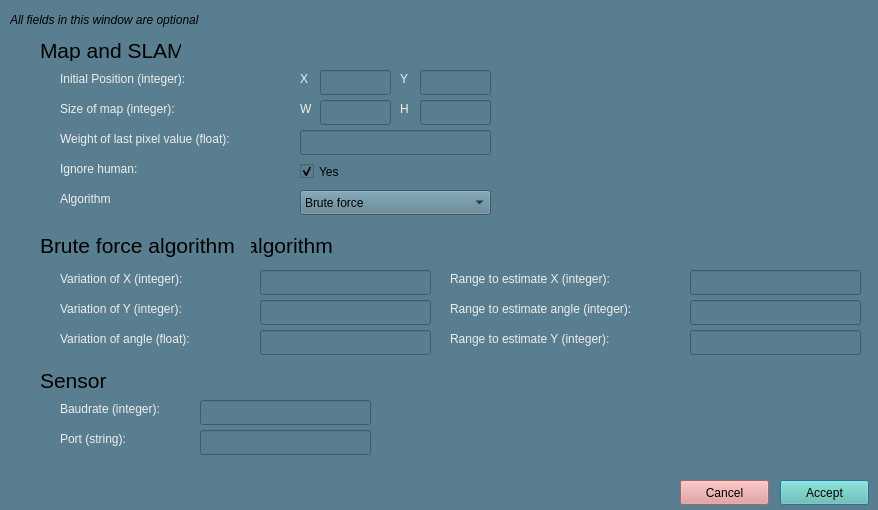
<?xml version="1.0" encoding="UTF-8"?>
<ui version="4.0">
 <class>parameters</class>
 <widget class="QWidget" name="parameters">
  <property name="enabled">
   <bool>true</bool>
  </property>
  <property name="geometry">
   <rect>
    <x>0</x>
    <y>0</y>
    <width>878</width>
    <height>510</height>
   </rect>
  </property>
  <property name="minimumSize">
   <size>
    <width>0</width>
    <height>0</height>
   </size>
  </property>
  <property name="maximumSize">
   <size>
    <width>10000</width>
    <height>10000</height>
   </size>
  </property>
  <property name="focusPolicy">
   <enum>Qt::NoFocus</enum>
  </property>
  <property name="windowTitle">
   <string>Set parameters</string>
  </property>
  <property name="windowIcon">
   <iconset>
    <normaloff>../media/interfaz/opciones.png</normaloff>../media/interfaz/opciones.png</iconset>
  </property>
  <property name="styleSheet">
   <string notr="true">background-color: rgb(89, 126, 143);
</string>
  </property>
  <widget class="QLabel" name="label">
   <property name="geometry">
    <rect>
     <x>60</x>
     <y>70</y>
     <width>171</width>
     <height>17</height>
    </rect>
   </property>
   <property name="toolTip">
    <string>&lt;html&gt;&lt;head/&gt;&lt;body&gt;&lt;p&gt;&lt;span style=&quot; font-weight:600;&quot;&gt;Initial position of the system, recommended value: middle of map. Default: (400,400)&lt;/span&gt;&lt;/p&gt;&lt;/body&gt;&lt;/html&gt;</string>
   </property>
   <property name="styleSheet">
    <string notr="true">color: rgb(238, 238, 236);</string>
   </property>
   <property name="text">
    <string>Initial Position (integer):</string>
   </property>
  </widget>
  <widget class="QLabel" name="label_2">
   <property name="geometry">
    <rect>
     <x>60</x>
     <y>100</y>
     <width>151</width>
     <height>17</height>
    </rect>
   </property>
   <property name="toolTip">
    <string>&lt;html&gt;&lt;head/&gt;&lt;body&gt;&lt;p&gt;&lt;span style=&quot; font-weight:600;&quot;&gt;Size of map in cm. Default: 800x800.&lt;/span&gt;&lt;/p&gt;&lt;/body&gt;&lt;/html&gt;</string>
   </property>
   <property name="styleSheet">
    <string notr="true">color: rgb(238, 238, 236);</string>
   </property>
   <property name="text">
    <string>Size of map (integer):</string>
   </property>
  </widget>
  <widget class="QLabel" name="x_lev">
   <property name="geometry">
    <rect>
     <x>60</x>
     <y>270</y>
     <width>171</width>
     <height>17</height>
    </rect>
   </property>
   <property name="toolTip">
    <string>&lt;html&gt;&lt;head/&gt;&lt;body&gt;&lt;p&gt;&lt;span style=&quot; font-weight:600;&quot;&gt;Variation of X between to tests to optimize position in SLAM. Recommended values: 1 to 3.&lt;/span&gt;&lt;/p&gt;&lt;/body&gt;&lt;/html&gt;</string>
   </property>
   <property name="styleSheet">
    <string notr="true">color: rgb(238, 238, 236);</string>
   </property>
   <property name="text">
    <string>Variation of X (integer):</string>
   </property>
  </widget>
  <widget class="QLabel" name="a_lev">
   <property name="geometry">
    <rect>
     <x>60</x>
     <y>330</y>
     <width>181</width>
     <height>17</height>
    </rect>
   </property>
   <property name="toolTip">
    <string>&lt;html&gt;&lt;head/&gt;&lt;body&gt;&lt;p&gt;&lt;span style=&quot; font-weight:600;&quot;&gt;Variation of Angle(theta) between to test to optimize position in SLAM. Recommended values: 0.4 to 3.0.&lt;/span&gt;&lt;/p&gt;&lt;/body&gt;&lt;/html&gt;</string>
   </property>
   <property name="styleSheet">
    <string notr="true">color: rgb(238, 238, 236);</string>
   </property>
   <property name="text">
    <string>Variation of angle (float):</string>
   </property>
  </widget>
  <widget class="QLabel" name="y_lev">
   <property name="geometry">
    <rect>
     <x>60</x>
     <y>300</y>
     <width>171</width>
     <height>17</height>
    </rect>
   </property>
   <property name="toolTip">
    <string>&lt;html&gt;&lt;head/&gt;&lt;body&gt;&lt;p&gt;&lt;span style=&quot; font-weight:600;&quot;&gt;Variation of Y between to tests to optimize position in SLAM. Recommended values: 1 to 3. &lt;/span&gt;&lt;/p&gt;&lt;/body&gt;&lt;/html&gt;</string>
   </property>
   <property name="styleSheet">
    <string notr="true">color: rgb(238, 238, 236);</string>
   </property>
   <property name="text">
    <string>Variation of Y (integer):</string>
   </property>
  </widget>
  <widget class="QLabel" name="label_6">
   <property name="geometry">
    <rect>
     <x>60</x>
     <y>130</y>
     <width>231</width>
     <height>17</height>
    </rect>
   </property>
   <property name="toolTip">
    <string>&lt;html&gt;&lt;head/&gt;&lt;body&gt;&lt;p&gt;&lt;span style=&quot; font-weight:600;&quot;&gt;Weight of the occupation assigned to the last value of a pixel. A high value means that the new information has low importance. Recommended values: 0.4 to 0.7 Default: 0.7&lt;/span&gt;&lt;/p&gt;&lt;/body&gt;&lt;/html&gt;</string>
   </property>
   <property name="styleSheet">
    <string notr="true">color: rgb(238, 238, 236);</string>
   </property>
   <property name="text">
    <string>Weight of last pixel value (float):</string>
   </property>
  </widget>
  <widget class="QLineEdit" name="text_x">
   <property name="geometry">
    <rect>
     <x>320</x>
     <y>70</y>
     <width>71</width>
     <height>25</height>
    </rect>
   </property>
   <property name="styleSheet">
    <string notr="true">color: rgb(238, 238, 236);</string>
   </property>
  </widget>
  <widget class="QLineEdit" name="text_wi">
   <property name="geometry">
    <rect>
     <x>320</x>
     <y>100</y>
     <width>71</width>
     <height>25</height>
    </rect>
   </property>
   <property name="styleSheet">
    <string notr="true">color: rgb(238, 238, 236);</string>
   </property>
  </widget>
  <widget class="QLineEdit" name="text_x_var">
   <property name="geometry">
    <rect>
     <x>260</x>
     <y>270</y>
     <width>171</width>
     <height>25</height>
    </rect>
   </property>
   <property name="styleSheet">
    <string notr="true">color: rgb(238, 238, 236);</string>
   </property>
  </widget>
  <widget class="QLineEdit" name="text_y_var">
   <property name="geometry">
    <rect>
     <x>260</x>
     <y>300</y>
     <width>171</width>
     <height>25</height>
    </rect>
   </property>
   <property name="styleSheet">
    <string notr="true">color: rgb(238, 238, 236);</string>
   </property>
  </widget>
  <widget class="QLineEdit" name="text_a_var">
   <property name="geometry">
    <rect>
     <x>260</x>
     <y>330</y>
     <width>171</width>
     <height>25</height>
    </rect>
   </property>
   <property name="styleSheet">
    <string notr="true">color: rgb(238, 238, 236);</string>
   </property>
  </widget>
  <widget class="QLineEdit" name="text_we">
   <property name="geometry">
    <rect>
     <x>300</x>
     <y>130</y>
     <width>191</width>
     <height>25</height>
    </rect>
   </property>
   <property name="styleSheet">
    <string notr="true">color: rgb(238, 238, 236);</string>
   </property>
  </widget>
  <widget class="QPushButton" name="b_accept">
   <property name="geometry">
    <rect>
     <x>780</x>
     <y>480</y>
     <width>89</width>
     <height>25</height>
    </rect>
   </property>
   <property name="styleSheet">
    <string notr="true">background-color: rgb(98, 195, 177);</string>
   </property>
   <property name="text">
    <string>Accept</string>
   </property>
   <property name="default">
    <bool>true</bool>
   </property>
  </widget>
  <widget class="QPushButton" name="b_cancel">
   <property name="geometry">
    <rect>
     <x>680</x>
     <y>480</y>
     <width>89</width>
     <height>25</height>
    </rect>
   </property>
   <property name="styleSheet">
    <string notr="true">background-color: rgb(224, 147, 147);</string>
   </property>
   <property name="text">
    <string>Cancel</string>
   </property>
  </widget>
  <widget class="QLineEdit" name="text_y">
   <property name="geometry">
    <rect>
     <x>420</x>
     <y>70</y>
     <width>71</width>
     <height>25</height>
    </rect>
   </property>
   <property name="styleSheet">
    <string notr="true">color: rgb(238, 238, 236);</string>
   </property>
  </widget>
  <widget class="QLineEdit" name="text_h">
   <property name="geometry">
    <rect>
     <x>420</x>
     <y>100</y>
     <width>71</width>
     <height>25</height>
    </rect>
   </property>
   <property name="styleSheet">
    <string notr="true">color: rgb(238, 238, 236);</string>
   </property>
  </widget>
  <widget class="QLabel" name="label_7">
   <property name="geometry">
    <rect>
     <x>300</x>
     <y>70</y>
     <width>16</width>
     <height>17</height>
    </rect>
   </property>
   <property name="styleSheet">
    <string notr="true">color: rgb(238, 238, 236);</string>
   </property>
   <property name="text">
    <string>X</string>
   </property>
  </widget>
  <widget class="QLabel" name="label_8">
   <property name="geometry">
    <rect>
     <x>300</x>
     <y>100</y>
     <width>16</width>
     <height>17</height>
    </rect>
   </property>
   <property name="styleSheet">
    <string notr="true">color: rgb(238, 238, 236);</string>
   </property>
   <property name="text">
    <string>W</string>
   </property>
  </widget>
  <widget class="QLabel" name="label_9">
   <property name="geometry">
    <rect>
     <x>400</x>
     <y>100</y>
     <width>16</width>
     <height>17</height>
    </rect>
   </property>
   <property name="styleSheet">
    <string notr="true">color: rgb(238, 238, 236);</string>
   </property>
   <property name="text">
    <string>H</string>
   </property>
  </widget>
  <widget class="QLabel" name="label_10">
   <property name="geometry">
    <rect>
     <x>400</x>
     <y>70</y>
     <width>16</width>
     <height>17</height>
    </rect>
   </property>
   <property name="styleSheet">
    <string notr="true">color: rgb(238, 238, 236);</string>
   </property>
   <property name="text">
    <string>Y</string>
   </property>
  </widget>
  <widget class="QLabel" name="label_12">
   <property name="geometry">
    <rect>
     <x>60</x>
     <y>400</y>
     <width>131</width>
     <height>17</height>
    </rect>
   </property>
   <property name="styleSheet">
    <string notr="true">color: rgb(238, 238, 236);</string>
   </property>
   <property name="text">
    <string>Baudrate (integer):</string>
   </property>
  </widget>
  <widget class="QLabel" name="label_13">
   <property name="geometry">
    <rect>
     <x>40</x>
     <y>370</y>
     <width>71</width>
     <height>21</height>
    </rect>
   </property>
   <property name="font">
    <font>
     <pointsize>16</pointsize>
    </font>
   </property>
   <property name="text">
    <string>Sensor</string>
   </property>
  </widget>
  <widget class="QLabel" name="label_14">
   <property name="geometry">
    <rect>
     <x>60</x>
     <y>430</y>
     <width>91</width>
     <height>17</height>
    </rect>
   </property>
   <property name="toolTip">
    <string>&lt;html&gt;&lt;head/&gt;&lt;body&gt;&lt;p&gt;&lt;span style=&quot; font-weight:600;&quot;&gt;Port which the system is connected to. Default: /dev/ttyUSB0&lt;/span&gt;&lt;/p&gt;&lt;/body&gt;&lt;/html&gt;</string>
   </property>
   <property name="styleSheet">
    <string notr="true">color: rgb(238, 238, 236);</string>
   </property>
   <property name="text">
    <string>Port (string):</string>
   </property>
  </widget>
  <widget class="QLineEdit" name="text_baud">
   <property name="geometry">
    <rect>
     <x>200</x>
     <y>400</y>
     <width>171</width>
     <height>25</height>
    </rect>
   </property>
   <property name="styleSheet">
    <string notr="true">color: rgb(238, 238, 236);</string>
   </property>
  </widget>
  <widget class="QLineEdit" name="text_port">
   <property name="geometry">
    <rect>
     <x>200</x>
     <y>430</y>
     <width>171</width>
     <height>25</height>
    </rect>
   </property>
   <property name="styleSheet">
    <string notr="true">color: rgb(238, 238, 236);</string>
   </property>
  </widget>
  <widget class="QLabel" name="label_15">
   <property name="geometry">
    <rect>
     <x>40</x>
     <y>40</y>
     <width>141</width>
     <height>21</height>
    </rect>
   </property>
   <property name="font">
    <font>
     <pointsize>16</pointsize>
    </font>
   </property>
   <property name="text">
    <string>Map and SLAM</string>
   </property>
  </widget>
  <widget class="QLabel" name="label_16">
   <property name="geometry">
    <rect>
     <x>10</x>
     <y>10</y>
     <width>261</width>
     <height>20</height>
    </rect>
   </property>
   <property name="font">
    <font>
     <italic>true</italic>
    </font>
   </property>
   <property name="text">
    <string>All fields in this window are optional</string>
   </property>
  </widget>
  <widget class="QLabel" name="l_levmarq">
   <property name="geometry">
    <rect>
     <x>40</x>
     <y>230</y>
     <width>321</width>
     <height>31</height>
    </rect>
   </property>
   <property name="font">
    <font>
     <pointsize>16</pointsize>
    </font>
   </property>
   <property name="text">
    <string>Levenberg Marquardt algorithm</string>
   </property>
  </widget>
  <widget class="QLabel" name="label_11">
   <property name="geometry">
    <rect>
     <x>60</x>
     <y>190</y>
     <width>81</width>
     <height>17</height>
    </rect>
   </property>
   <property name="toolTip">
    <string>&lt;html&gt;&lt;head/&gt;&lt;body&gt;&lt;p&gt;Algorithm applied to solve SLAM&lt;/p&gt;&lt;/body&gt;&lt;/html&gt;</string>
   </property>
   <property name="styleSheet">
    <string notr="true">color: rgb(238, 238, 236);</string>
   </property>
   <property name="text">
    <string>Algorithm</string>
   </property>
  </widget>
  <widget class="QComboBox" name="algorithm">
   <property name="geometry">
    <rect>
     <x>300</x>
     <y>190</y>
     <width>191</width>
     <height>25</height>
    </rect>
   </property>
   <item>
    <property name="text">
     <string>Brute force</string>
    </property>
   </item>
   <item>
    <property name="text">
     <string>Levenberg Marquardt</string>
    </property>
   </item>
  </widget>
  <widget class="QLineEdit" name="range_x">
   <property name="geometry">
    <rect>
     <x>690</x>
     <y>270</y>
     <width>171</width>
     <height>25</height>
    </rect>
   </property>
   <property name="toolTip">
    <string>&lt;html&gt;&lt;head/&gt;&lt;body&gt;&lt;p&gt;&lt;span style=&quot; font-weight:600;&quot;&gt;From -(value/2) to (value/2)&lt;/span&gt;&lt;/p&gt;&lt;/body&gt;&lt;/html&gt;</string>
   </property>
   <property name="styleSheet">
    <string notr="true">color: rgb(238, 238, 236);</string>
   </property>
  </widget>
  <widget class="QLineEdit" name="range_angle">
   <property name="geometry">
    <rect>
     <x>690</x>
     <y>330</y>
     <width>171</width>
     <height>25</height>
    </rect>
   </property>
   <property name="styleSheet">
    <string notr="true">color: rgb(238, 238, 236);</string>
   </property>
  </widget>
  <widget class="QLabel" name="y_brute">
   <property name="geometry">
    <rect>
     <x>450</x>
     <y>330</y>
     <width>211</width>
     <height>17</height>
    </rect>
   </property>
   <property name="toolTip">
    <string>&lt;html&gt;&lt;head/&gt;&lt;body&gt;&lt;p&gt;&lt;span style=&quot; font-weight:600;&quot;&gt;From -(value/2) to (value/2). Measure: cm. Default: 20&lt;/span&gt;&lt;/p&gt;&lt;/body&gt;&lt;/html&gt;</string>
   </property>
   <property name="styleSheet">
    <string notr="true">color: rgb(238, 238, 236);</string>
   </property>
   <property name="text">
    <string>Range to estimate Y (integer):</string>
   </property>
  </widget>
  <widget class="QLabel" name="angle_brute">
   <property name="geometry">
    <rect>
     <x>450</x>
     <y>300</y>
     <width>231</width>
     <height>17</height>
    </rect>
   </property>
   <property name="toolTip">
    <string>&lt;html&gt;&lt;head/&gt;&lt;body&gt;&lt;p&gt;&lt;span style=&quot; font-weight:600;&quot;&gt;From -(value/2) to (value/2). Measure: degrees. Default: 60&lt;/span&gt;&lt;/p&gt;&lt;/body&gt;&lt;/html&gt;</string>
   </property>
   <property name="styleSheet">
    <string notr="true">color: rgb(238, 238, 236);</string>
   </property>
   <property name="text">
    <string>Range to estimate angle (integer):</string>
   </property>
  </widget>
  <widget class="QLineEdit" name="range_Y">
   <property name="geometry">
    <rect>
     <x>690</x>
     <y>300</y>
     <width>171</width>
     <height>25</height>
    </rect>
   </property>
   <property name="toolTip">
    <string>&lt;html&gt;&lt;head/&gt;&lt;body&gt;&lt;p&gt;&lt;span style=&quot; font-weight:600;&quot;&gt;From -(value/2) to (value/2)&lt;/span&gt;&lt;/p&gt;&lt;/body&gt;&lt;/html&gt;</string>
   </property>
   <property name="styleSheet">
    <string notr="true">color: rgb(238, 238, 236);</string>
   </property>
  </widget>
  <widget class="QLabel" name="x_brute">
   <property name="geometry">
    <rect>
     <x>450</x>
     <y>270</y>
     <width>211</width>
     <height>17</height>
    </rect>
   </property>
   <property name="toolTip">
    <string>&lt;html&gt;&lt;head/&gt;&lt;body&gt;&lt;p&gt;&lt;span style=&quot; font-weight:600;&quot;&gt;From -(value/2) to (value/2). Measure: cm. Default: 20&lt;/span&gt;&lt;/p&gt;&lt;/body&gt;&lt;/html&gt;</string>
   </property>
   <property name="styleSheet">
    <string notr="true">color: rgb(238, 238, 236);</string>
   </property>
   <property name="text">
    <string>Range to estimate X (integer):</string>
   </property>
  </widget>
  <widget class="QLabel" name="l_brute">
   <property name="geometry">
    <rect>
     <x>40</x>
     <y>230</y>
     <width>211</width>
     <height>31</height>
    </rect>
   </property>
   <property name="font">
    <font>
     <pointsize>16</pointsize>
    </font>
   </property>
   <property name="text">
    <string>Brute force algorithm</string>
   </property>
  </widget>
  <widget class="QLabel" name="label_17">
   <property name="geometry">
    <rect>
     <x>60</x>
     <y>160</y>
     <width>101</width>
     <height>17</height>
    </rect>
   </property>
   <property name="toolTip">
    <string>&lt;html&gt;&lt;head/&gt;&lt;body&gt;&lt;p&gt;&lt;span style=&quot; font-weight:600;&quot;&gt;Whether to ignore the human while mapping or not (ignoring the human means there is an angle range that will not be mapped)&lt;/span&gt;&lt;/p&gt;&lt;/body&gt;&lt;/html&gt;</string>
   </property>
   <property name="styleSheet">
    <string notr="true">color: rgb(238, 238, 236);</string>
   </property>
   <property name="text">
    <string>Ignore human: </string>
   </property>
  </widget>
  <widget class="QCheckBox" name="ignore_human">
   <property name="geometry">
    <rect>
     <x>300</x>
     <y>160</y>
     <width>51</width>
     <height>23</height>
    </rect>
   </property>
   <property name="text">
    <string>Yes</string>
   </property>
   <property name="checked">
    <bool>true</bool>
   </property>
  </widget>
 </widget>
 <tabstops>
  <tabstop>text_x</tabstop>
  <tabstop>text_y</tabstop>
  <tabstop>text_wi</tabstop>
  <tabstop>text_h</tabstop>
  <tabstop>text_we</tabstop>
  <tabstop>algorithm</tabstop>
  <tabstop>text_x_var</tabstop>
  <tabstop>text_y_var</tabstop>
  <tabstop>text_a_var</tabstop>
  <tabstop>range_x</tabstop>
  <tabstop>range_Y</tabstop>
  <tabstop>range_angle</tabstop>
  <tabstop>text_baud</tabstop>
  <tabstop>text_port</tabstop>
  <tabstop>b_cancel</tabstop>
  <tabstop>b_accept</tabstop>
 </tabstops>
 <resources/>
 <connections/>
</ui>
